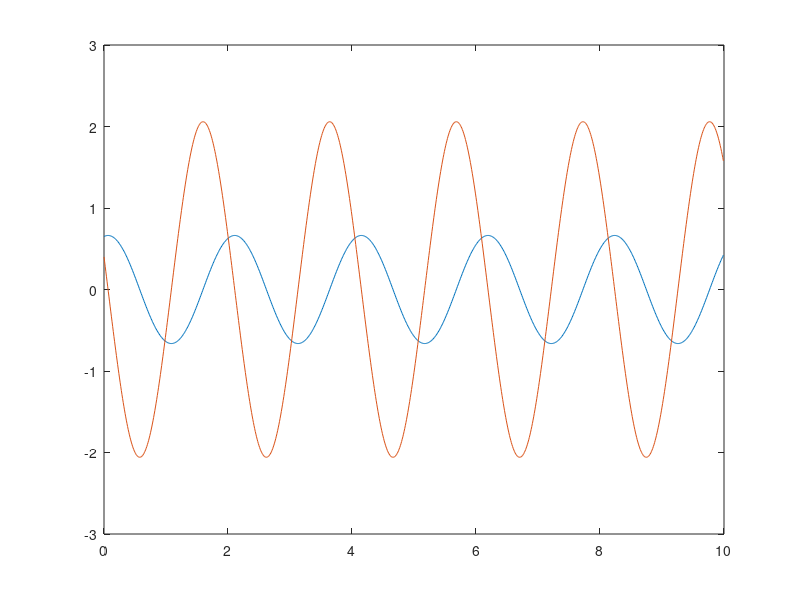

Recreate this plot in MATLAB.
n = 1000;

y1 = zeros(1,n);
y2 = zeros(1,n);
x = zeros(1,n);

y1(1) = 0.65; %kat wychylenia wahadla
y2(1) = 0.4; %predkosc katowa

h = 0.01;
k = 10;

x(1) = 0;

f1 = @(i, y1, y2) y2;
f2 = @(i, y1, y2) -k.*sin(y1);

for i = 1:n-1
    y1(i+1) = y1(i) + h*(f1(i,y1(i), y2(i)) + f1(i, y1(i)+h*f1(i,y1(i), y2(i)),y2(i)+h*f2(i,y1(i), y2(i))))./2;
    y2(i+1) = y2(i) + h*(f2(i,y1(i), y2(i)) + f2(i, y1(i)+h*f1(i,y1(i), y2(i)),y2(i)+h*f2(i,y1(i), y2(i))))./2;
    x(i+1) = x(i) + h;
end

plot(x,y1);
hold on;
plot(x,y2);

